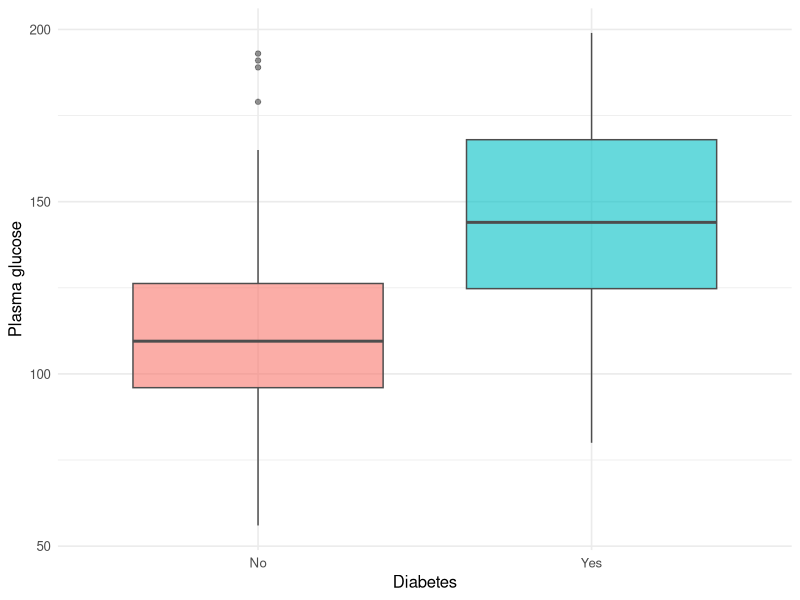
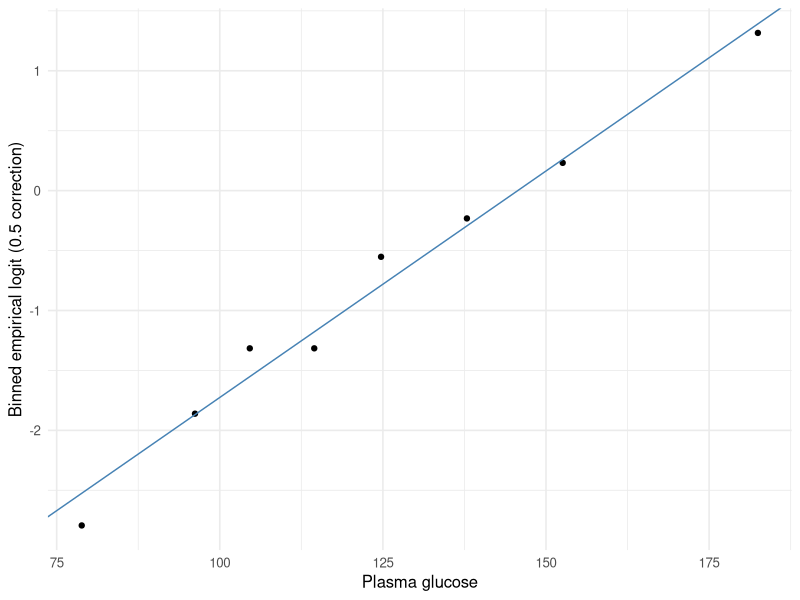

These figures' R source, in order:
# ============================================================
# Biostatistics Courses
# Course 2 — Week 3, Session 1: Logistic regression
# ============================================================

# --- 0. Setup --------------------------------------------------
library(tidyverse)
library(broom)
library(MASS)
set.seed(42)
theme_set(theme_minimal(base_size = 12))

# --- 1. Hypothesis / Goal --------------------------------------
# Plasma glucose as a predictor of diabetes in Pima.tr.

# --- 2. Data ---------------------------------------------------
pima <- as_tibble(Pima.tr) |>
  mutate(type = factor(type, levels = c("No", "Yes")))

# --- 3. Visualise ----------------------------------------------
p <- ggplot(pima, aes(type, glu, fill = type)) +
  geom_boxplot(alpha = 0.6, colour = "grey30") +
  labs(x = "Diabetes", y = "Plasma glucose") +
  theme(legend.position = "none")
print(p)

# --- 4. Assumptions --------------------------------------------
fit <- glm(type ~ glu, data = pima, family = binomial)
fit_spline <- glm(type ~ splines::ns(glu, df = 3), data = pima, family = binomial)
# Compare a flexible specification; plotting fitted logits from the linear
# model alone cannot check linearity, because they are linear by construction.
print(anova(fit, fit_spline, test = "LRT"))
binned <- pima |>
  mutate(y = as.integer(type == "Yes"), bin = ntile(glu, 8)) |>
  group_by(bin) |>
  summarise(glu = mean(glu), successes = sum(y), n = n(), .groups = "drop") |>
  mutate(empirical_logit = log((successes + .5) / (n - successes + .5)))
p2 <- ggplot(binned, aes(glu, empirical_logit)) +
  geom_point() +
  geom_abline(intercept = coef(fit)[1], slope = coef(fit)[2], colour = "steelblue") +
  labs(x = "Plasma glucose", y = "Binned empirical logit (0.5 correction)")
print(p2)

# --- 5. Conduct / Fit ------------------------------------------
print(tidy(fit, conf.int = TRUE, exponentiate = TRUE))
print(glance(fit))
pred_prob <- predict(fit, type = "response")
pred_class <- ifelse(pred_prob > 0.5, "Yes", "No")
print(table(pred_class, truth = pima$type))

# --- 6. Report -------------------------------------------------
cat(sprintf("OR per 10 mg/dL glucose: %.2f\n",
            exp(10 * coef(fit)["glu"])))
